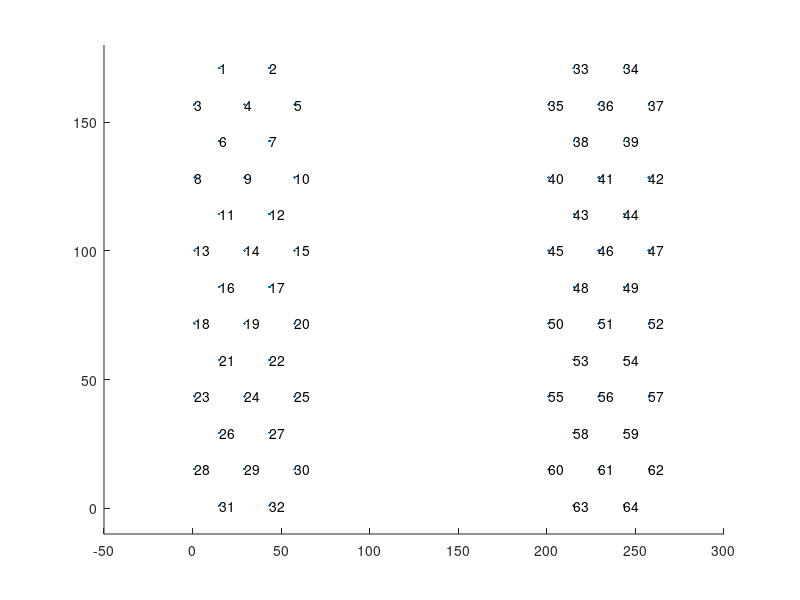

MATLAB code for this plot: (Note: this script raises an error after producing the figure.)
%% prep for making 64 channel map 
% directionality:
%   starting in the bottom left corner, going up the column, up the next,
%   etc etc. 
%   start everything at (1,1) 
%   um scale
%
% ALP 9/11/2020
% SMP 210610 adapted for spikegadgets post-2018 headstages

% to use: copy expressions into kilosort 


%% x coords
%   contacts are in squares of 20um sides so distance horizontally in each row
%   is a^2+b^2 = c^2 -> sqrt(20^2+20^2) = sqrt(800)
%   max distance is 3 contacts/row so max distance is sqrt(800)*2
%   knowing evenly spaced distance between each is sqrt(800)*2/4 or
%   sqrt(800)/2

x = [ ...
    ones(6,1); ...
    sqrt(800)/2+ones(7,1); sqrt(800)/2*2+ones(6,1); ...
    sqrt(800)/2*3+ones(7,1); sqrt(800)/2*4+ones(6,1); ... %end shank 1
    200+ones(6,1); %point to point is 200um, so add 200
    200+sqrt(800)/2+ones(7,1); 200+sqrt(800)/2*2+ones(6,1); ...
    200+sqrt(800)/2*3+ones(7,1); 200+sqrt(800)/2*4+ones(6,1) ... %end shank 2
    ];

%unwrapped for copying
% [ones(6,1); sqrt(800)/2+ones(7,1); sqrt(800)/2*2+ones(6,1); sqrt(800)/2*3+ones(7,1); sqrt(800)/2*4+ones(6,1); 200+ones(6,1); 200+sqrt(800)/2+ones(7,1); 200+sqrt(800)/2*2+ones(6,1); 200+sqrt(800)/2*3+ones(7,1); 200+sqrt(800)/2*4+ones(6,1)]

%% y coords
%   contacts are in 13 rows with length of 170um
%   so each row is 170/12 um apart from each other

y = [ ...
    1+(170/12):170/12*2:171-(170/12) 1:170/12*2:170+1 ...
    1+(170/12):170/12*2:171-(170/12) 1:170/12*2:170+1 ...
    1+(170/12):170/12*2:171-(170/12) ... %end shank 1
    1+(170/12):170/12*2:171-(170/12) 1:170/12*2:170+1 ...
    1+(170/12):170/12*2:171-(170/12) 1:170/12*2:170+1 ...
    1+(170/12):170/12*2:171-(170/12) ... % end shank 2
    ];

%unwrapped for copying
%[1+(170/12):170/12*2:171-(170/12) 1:170/12*2:170+1 1+(170/12):170/12*2:171-(170/12) 1:170/12*2:170+1 1+(170/12):170/12*2:171-(170/12) 1+(170/12):170/12*2:171-(170/12) 1:170/12*2:170+1 1+(170/12):170/12*2:171-(170/12) 1:170/12*2:170+1 1+(170/12):170/12*2:171-(170/12)]

%% plot to check
% looks good ALP 9/11/2020
figure; hold on;
plot(x,y, '.')
ylim([-10 180])
xlim([-50 300])

%% k coords
%currently unused by kilosort2, per the issues section it seems that if the
%channels are sufficiently far apart it wont use them together, read the
%issues section for more details

k = [1*ones(32,1); 2*ones(32,1)] ;

%% channel map
%data is sorted by nTrode order
%nTrodes go from top of probe to bottom from left to right on shank 1 then left to right on shank 2
%       1       2               33      34
%   3       4       5       35      36      37
%       6       7               38      39
%           ...                     ...
%       31      32              63      64  
%       left shank              right shank
% 
% meanwhile the ordering of the coordinates above is like this
%       13      26              45
%   6       19      32      38
%       12      25              44
%   5       18      31      37
%       11      24              43
%   4       17      30      36
%       10      23              42
%   3       16      29      35
%        9      22              41
%   2       15      28      34
%        8      21              40
%   1       14      27      33
%        7      20              39
%       left shank              right shank
% 
%spreadsheetfile = 'C:\Users\sprince7\Documents\Kilosort-2.0\SpikeGadgets_128Chan_A2x32Poly5_Mapping_210513.xlsx';
nTrodeOrder = 1:64;
chanMapShank1 = [13,26,6,19,32,12,25,5,18,31,11,24,4,17,30,10,23,3,16,29,9,22,2,15,28,8,21,1,14,27,7,20];
chanMapShank2 = chanMapShank1 + 32;
chanMapFinal = [chanMapShank1,chanMapShank2];

%% get the final outputs to copy to kilosort
xMapped = x(chanMapFinal);
yMapped = y(chanMapFinal);
kMapped = k(chanMapFinal);

%plot to check again
for c = 1:length(nTrodeOrder)
    text(xMapped(c),yMapped(c),num2str(nTrodeOrder(c))) 
end

%% what to copy to kilosort
%xcoords = [15.142135623731 43.4264068711929 1 29.2842712474619 57.5685424949238 15.142135623731 43.4264068711929 1 29.2842712474619 57.5685424949238 15.142135623731 43.4264068711929 1 29.2842712474619 57.5685424949238 15.142135623731 43.4264068711929 1 29.2842712474619 57.5685424949238 15.142135623731 43.4264068711929 1 29.2842712474619 57.5685424949238 15.142135623731 43.4264068711929 1 29.2842712474619 57.5685424949238 15.142135623731 43.4264068711929 215.142135623731 243.426406871193 201 229.284271247462 257.568542494924 215.142135623731 243.426406871193 201 229.284271247462 257.568542494924 215.142135623731 243.426406871193 201 229.284271247462 257.568542494924 215.142135623731 243.426406871193 201 229.284271247462 257.568542494924 215.142135623731 243.426406871193 201 229.284271247462 257.568542494924 215.142135623731 243.426406871193 201 229.284271247462 257.568542494924 215.142135623731 243.426406871193];
%ycoords = [171 171 156.833333333333 156.833333333333 156.833333333333 142.666666666667 142.666666666667 128.5 128.5 128.5 114.333333333333 114.333333333333 100.166666666667 100.166666666667 100.166666666667 86 86 71.8333333333333 71.8333333333333 71.8333333333333 57.6666666666667 57.6666666666667 43.5 43.5 43.5 29.3333333333333 29.3333333333333 15.1666666666667 15.1666666666667 15.1666666666667 1 1 171 171 156.833333333333 156.833333333333 156.833333333333 142.666666666667 142.666666666667 128.5 128.5 128.5 114.333333333333 114.333333333333 100.166666666667 100.166666666667 100.166666666667 86 86 71.8333333333333 71.8333333333333 71.8333333333333 57.6666666666667 57.6666666666667 43.5 43.5 43.5 29.3333333333333 29.3333333333333 15.1666666666667 15.1666666666667 15.1666666666667 1 1];
%kcoords = [1;1;1;1;1;1;1;1;1;1;1;1;1;1;1;1;1;1;1;1;1;1;1;1;1;1;1;1;1;1;1;1;2;2;2;2;2;2;2;2;2;2;2;2;2;2;2;2;2;2;2;2;2;2;2;2;2;2;2;2;2;2;2;2]

%% save as a csv file if needed
channelMapT = array2table([xMapped, yMapped', kMapped],'VariableNames',{'X','Y','K'});
writetable(channelMapT, 'C:/Users/sprince7/Desktop/A2x32-Poly5-10mm-20s-200-100-probemap.csv');
